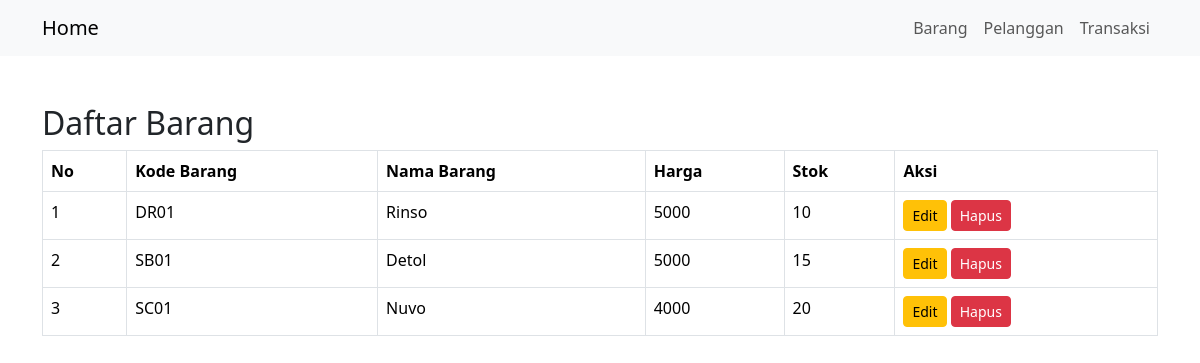
The page /penjualan-0037/index.php?page=barang on the database its author committed.
### tables this page shows
CREATE TABLE `produk` (
  `kode_barang` varchar(20) NOT NULL,
  `nama_barang` varchar(30) NOT NULL,
  `harga` int(11) NOT NULL,
  `stok` int(11) NOT NULL
);

### penjualan-0037/app/controllers/ProdukController.php (called while the page is built, shortened)
<?php
require_once 'app/models/Produk.php';
class ProdukController
{
    private $produk;
    public function __construct($db)
    {
        $this->produk = new Produk($db);
    }
    public function index()
    {
        $stmt = $this->produk->readAll();
        $products = $stmt->fetchAll(PDO::FETCH_ASSOC);
        require_once 'app/views/produk/index.php';
    }
}
?>

### penjualan-0037/app/models/Produk.php (called while the page is built, shortened)
<?php
class Produk
{
    private $conn;
    private $table_name = "produk";
    public function __construct($db)
    {
        $this->conn = $db;
    }
    public function readAll()
    {
        $query = "SELECT * FROM " . $this->table_name;
        $stmt = $this->conn->prepare($query);
        $stmt->execute();
        return $stmt;
    }
}
?>

### penjualan-0037/app/views/produk/index.php (the view, shortened to what this page needs)
<!DOCTYPE html>
<html lang="en">
<head>
    <link href="https://cdn.jsdelivr.net/npm/bootstrap@5.3.3/dist/css/bootstrap.min.css" rel="stylesheet"
>
</head>
<body>
    <nav class="navbar navbar-expand-lg navbar-light bg-light">
        <div class="container">
            <a class="navbar-brand" href="index.php">Home</a>
            <div class="collapse navbar-collapse" id="navbarNav">
                <ul class="navbar-nav ms-auto">
                    <li class="nav-item">
                        <a class="nav-link" href="index.php?page=barang">Barang</a>
                    </li>
                    <li class="nav-item">
                        <a class="nav-link" href="index.php?page=pelanggan">Pelanggan</a>
                    </li>
                    <li class="nav-item">
                        <a class="nav-link" href="index.php?page=transaksi">Transaksi</a>
                    </li>
                </ul>
            </div>
        </div>
    </nav>
    <div class="container mt-5">
        <h2>Daftar Barang</h2>
        <table class="table table-bordered">
            <thead>
                <tr>
                    <th>No</th>
                    <th>Kode Barang</th>
                    <th>Nama Barang</th>
                    <th>Harga</th>
                    <th>Stok</th>
                    <th>Aksi</th>
                </tr>
            </thead>
            <tbody>
                <?php foreach ($products as $index => $product): ?>
                    <tr>
                        <td><?= $index + 1 ?></td>
                        <td><?= htmlspecialchars($product['kode_barang']) ?></td>
                        <td><?= htmlspecialchars($product['nama_barang']) ?></td>
                        <td><?= htmlspecialchars($product['harga']) ?></td>
                        <td><?= htmlspecialchars($product['stok']) ?></td>
                        <td>
                            <a href="app/views/produk/edit.php?kode_barang=<?= urlencode($product['kode_barang']) ?>"
                                class="btn btn-warning btn-sm">Edit</a>
                            <a href="index.php?page=delete_produk&kode_barang=<?= urlencode($product['kode_barang']) ?>"
                                class="btn btn-danger btn-sm"
                                onclick="return confirm('Apakah Anda yakin ingin menghapus produk ini?')">Hapus</a>
                        </td>
                    </tr>
                <?php endforeach; ?>
            </tbody>
        </table>
    </div>
</body>
</html>

### penjualan-0037/index.php (shortened to what this page needs)
<?php
require_once 'app/controllers/ProdukController.php';
$database = new Database();
$db = $database->getConnection();
$page = isset($_GET['page']) ? $_GET['page'] : 'home';
switch ($page) {
    case 'barang':
        $controller = new ProdukController($db);
        $controller->index();
        break;
}
?>

### rows shown on the page
produk: kode_barang "DR01", nama_barang "Rinso", harga "5000", stok "10"
produk: kode_barang "SB01", nama_barang "Detol", harga "5000", stok "15"
produk: kode_barang "SC01", nama_barang "Nuvo", harga "4000", stok "20"
